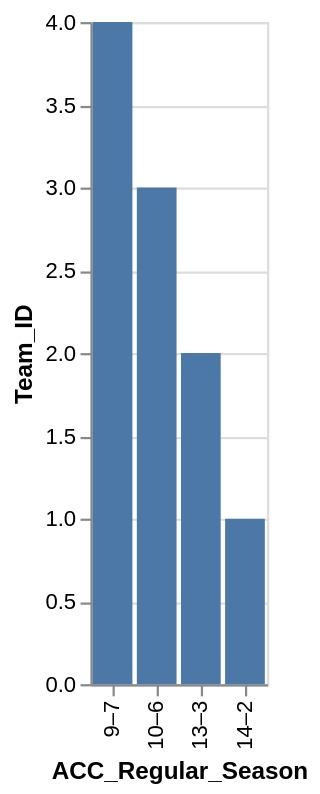

Describe this chart as a Vega-Lite specification.
### Vega-Lite specification from a JSON file in a GitHub repository (floating-point values rounded to 4 significant figures)
{"data": {"values": [{"x_data": "14–2", "y_data": 1}, {"x_data": "13–3", "y_data": 2}, {"x_data": "10–6", "y_data": 3}, {"x_data": "9–7", "y_data": 4}]}, "mark": "bar", "encoding": {"x": {"field": "x_data", "type": "nominal", "title": "ACC_Regular_Season", "sort": {"op": "sum", "field": "y_data", "order": "descending"}}, "y": {"field": "y_data", "type": "quantitative", "title": "Team_ID"}}}
